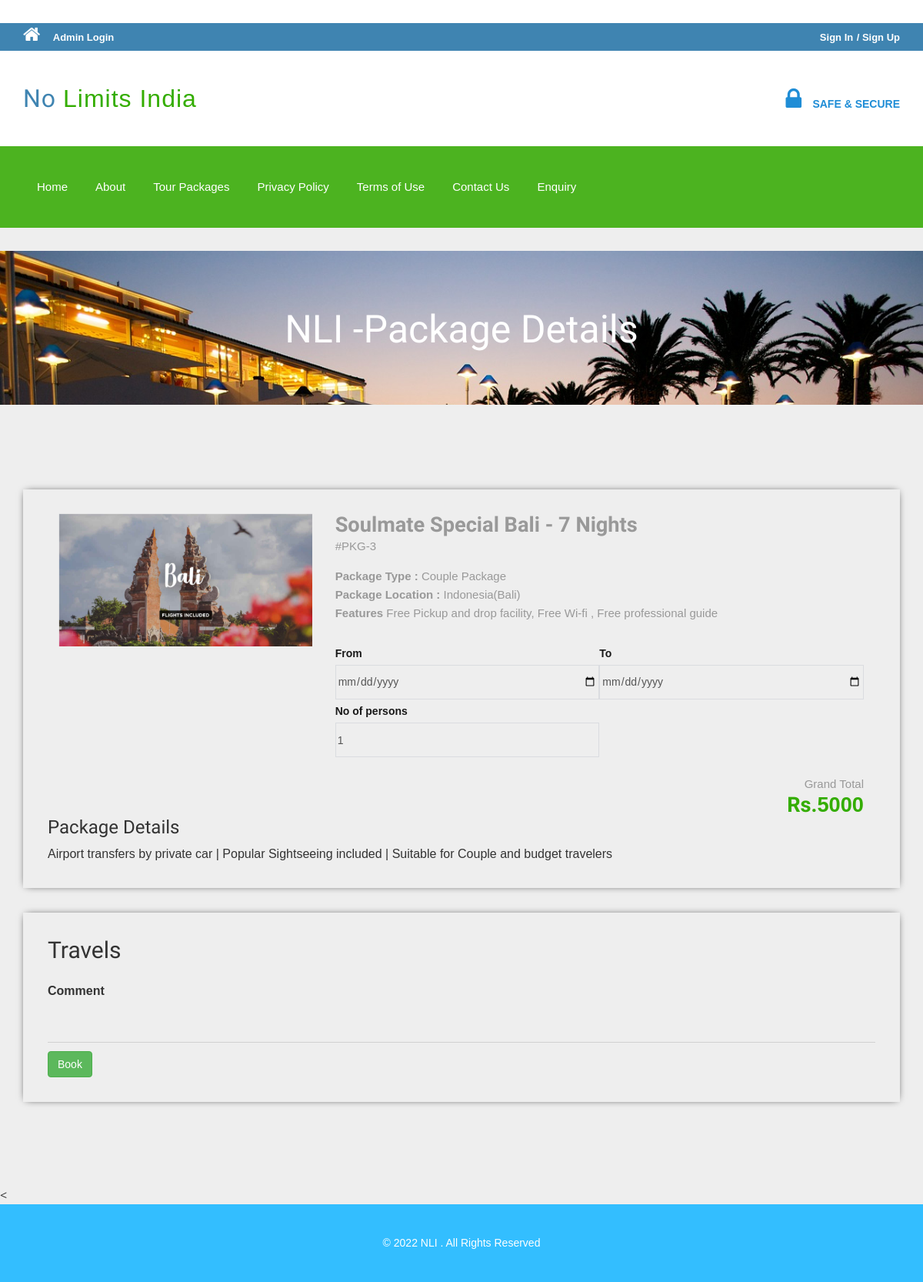
The page /package-details.php?pkgid=3 on the database its author committed.
### tables this page shows
CREATE TABLE `tbltourpackages` (
  `PackageId` int(11) NOT NULL,
  `PackageName` varchar(200) DEFAULT NULL,
  `PackageType` varchar(150) DEFAULT NULL,
  `PackageLocation` varchar(100) DEFAULT NULL,
  `PackagePrice` int(11) DEFAULT NULL,
  `PackageFetures` varchar(255) DEFAULT NULL,
  `PackageDetails` mediumtext DEFAULT NULL,
  `perday` int(11) DEFAULT 0,
  `perperson` int(11) DEFAULT 0,
  `PackageImage` varchar(100) DEFAULT NULL,
  `Creationdate` timestamp NULL DEFAULT current_timestamp(),
  `UpdationDate` timestamp NULL DEFAULT NULL ON UPDATE current_timestamp()
);

### package-details.php (the view, shortened to what this page needs)
<?php
include('includes/config.php');
?>
<!DOCTYPE HTML>
<html>
<head>
	<link href="css/bootstrap.css" rel='stylesheet' type='text/css' />
	<link href="css/style.css" rel='stylesheet' type='text/css' />
	<link href="css/font-awesome.css" rel="stylesheet">
	<link href="css/animate.css" rel="stylesheet" type="text/css" media="all">
	<link rel="stylesheet" href="css/jquery-ui.css" />
</head>
<body>
	<?php include('includes/header.php'); ?>
	<div class="banner-3">
		<div class="container">
			<h1 class="wow zoomIn animated animated" data-wow-delay=".5s" style="visibility: visible; animation-delay: 0.5s; animation-name: zoomIn;"> NLI -Package Details</h1>
		</div>
	</div>
	<div class="selectroom">
		<div class="container">
			<?php
			$pid = intval($_GET['pkgid']);
			$sql = "SELECT * from tbltourpackages where PackageId=:pid";
			$query = $dbh->prepare($sql);
			$query->bindParam(':pid', $pid, PDO::PARAM_STR);
			$query->execute();
			$results = $query->fetchAll(PDO::FETCH_OBJ);
			if ($query->rowCount() > 0) {
				foreach ($results as $result) {	?>
					<form name="book" method="post">
						<div class="selectroom_top">
							<div class="col-md-4 selectroom_left wow fadeInLeft animated" data-wow-delay=".5s">
								<img src="admin/pacakgeimages/<?php echo htmlentities($result->PackageImage); ?>" class="img-responsive" alt="">
							</div>
							<div class="col-md-8 selectroom_right wow fadeInRight animated" data-wow-delay=".5s">
								<h2><?php echo htmlentities($result->PackageName); ?></h2>
								<p class="dow">#PKG-<?php echo htmlentities($result->PackageId); ?></p>
								<p><b>Package Type :</b> <?php echo htmlentities($result->PackageType); ?></p>
								<p><b>Package Location :</b> <?php echo htmlentities($result->PackageLocation); ?></p>
								<p><b>Features</b> <?php echo htmlentities($result->PackageFetures); ?> </p>
								<div class="ban-bottom">
									<div class="bnr-right">
										<label class="inputLabel">From</label>
										<input class="form-control" id="dateInput1" type="date" min="<?= date('Y-m-d'); ?>" name="fromdate" required="">
									</div>
									<div class="bnr-right">
										<label class="inputLabel">To</label>
										<input class="form-control" class="form-control" id="dateInput2" type="date" min="<?= date('Y-m-d'); ?>" name="todate" onchange="daysDifference()" required="">
									</div>
								</div><br><br>
								<div class="ban-bottom">
									<div class="bnr-right">
										<label class="inputLabel">No of persons</label>
										<input class="form-control" id="personInput1" type="number" name="persons" min="1" value="1" onchange="daysDifference()" required="">
									</div>
								</div>
								<br>
								<div class="clearfix"></div>
								<br>
								<div class="grand">
									<p>Grand Total</p>
									<h3>Rs.<span id="result"><?php echo htmlentities($result->PackagePrice); ?></span></h3>
								</div>
							</div>
							<h3>Package Details</h3>
							<p style="padding-top: 1%"><?php echo htmlentities($result->PackageDetails); ?> </p>
						</div>
						<div class="selectroom_top">
							<h2>Travels</h2>
							<div class="selectroom-info animated wow fadeInUp animated" data-wow-duration="1200ms" data-wow-delay="500ms" style="visibility: visible; animation-duration: 1200ms; animation-delay: 500ms; animation-name: fadeInUp; margin-top: -70px">
								<ul>
									<li class="spe">
										<label class="inputLabel">Comment</label>
										<input class="form-control" type="text" name="comment" required="">
									</li>
									<?php if ($_SESSION['login']) { ?>
										<li class="spe" align="center">
											<button type="submit" name="submit2" class="btn btn-primary" style="background-color:green; color:white">Book</button>
										</li>
									<?php } else { ?>
										<li class="sigi" align="center" style="margin-top: 1%">
											<a href="#" data-toggle="modal" data-target="#myModal4" class="btn btn-success"> Book</a>
										</li>
									<?php } ?>
									<div class="clearfix"></div>
								</ul>
							</div>
						</div>
					</form>
			<?php }
			} ?>
		</div>
	</div>
	<
		<?php include('includes/footer.php'); ?>
</body>
</html>

### css/style.css (style rules this page uses)
html, body { font-size: 100%; background: #fff; font-family: 'Open Sans', sans-serif; }
body a,.grid_1,plan_1,plan_1.one,plan_1.two,i.icon1, i.icon2, i.icon3, i.icon4, i.icon5, i.icon6 { transition:0.5s all; -webkit-transition:0.5s all; -moz-transition:0.5s all; -o-transition:0.5s all; -ms-transition:0.5s all; }
h1,h2,h3,h4,h5,h6 { margin:0; font-family: 'Roboto Condensed', sans-serif; }
p { margin:0; }
ul { margin:0; padding:0; }
label { margin:0; }
.ban-top .inputLabel,.ban-bottom .inputLabel { display: block; font-weight: 600; font-size: 14px; margin-bottom: 5px; color: #191919; }
.bnr-right { float: left; width:50%; }
.ban-bottom { margin-top: 30px; }
.banner-3 { background: url(../images/6.jpg)no-repeat; background-size: cover; -webkit-background-size: cover; -o-background-size: cover; -ms-background-size: cover; -moz-background-size: cover; min-height:200px; }
.banner-3 h1 { font-size: 50px; margin-bottom: 40px; padding: 1.5em 0 0; text-align: center; color: #fff; }
.selectroom { padding: 5em 0 3em; }
.selectroom_top { padding: 2em; box-shadow: 0px 0px 10px -4px #000; margin-bottom: 2em; }
.grand { text-align: right; }
.selectroom_right h2 { font-size: 1.7em; color: #999; font-weight: 600; margin: 0; }
.selectroom_right h3 { font-size: 1.7em; font-weight: 600; color:#34ad00; }
p.dow { font-size: 15px; color: #999; font-weight: 300; line-height: 1.8em; margin-bottom:1em; }
.selectroom_right p { font-size: 15px; line-height: 1.6em; font-weight: 300; color: #999; }
.selectroom_right span { font-weight: 700; }
.selectroom-info li { display: inline-block; float: left; }
.selectroom input[type="text"] { width: 92%; color: #9E9E9E; outline: none; font-size: 14px; padding: 10px 0px; border: none; border-bottom:1px solid rgba(0,0,0,.12); -webkit-appearance: none; margin-top: 10px; }
.selectroom-info ul { margin-top: 3em; }
li.spe { width: 100%; margin-top: 3em; }
li.spe input[type="text"] { width: 100%; }
* { margin: 0; padding: 0; box-sizing: border-box; font-family: 'Poppins', sans-serif }
.container { margin: 30px auto; }
body { background: #eee }
.form-control { width: 100%; height: 45px; font-size: 14px; border: 1px solid #DADCE0; border-radius: 0; outline: none; padding: 2px; background: none; z-index: 1; box-shadow: none; }

### rows shown on the page
tbltourpackages: PackageImage (picture), PackageName "Soulmate Special Bali - 7 Nights", PackageId "3", PackageType "Couple Package", PackageLocation "Indonesia(Bali)", PackageFetures "Free Pickup and drop facility, Free Wi-fi , Free professional guide", PackagePrice "5000", PackageDetails "Airport transfers by private car | Popular Sightseeing included | Suitable for Couple and budget travelers"
